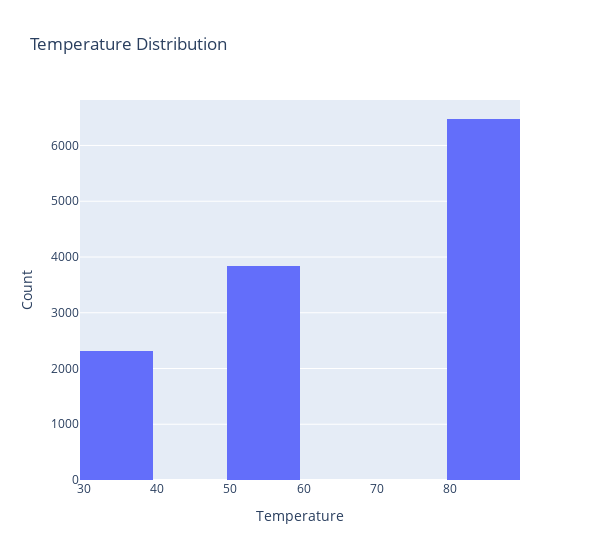

Write notebook code for a chart like this one.
### Markdown cell above
6. Use a histogram to visualize the temperature column.

### Code cell
fig = px.histogram(new_data, x='temperature', nbins=10, title='Temperature Distribution')
fig.update_layout(
    xaxis_title='Temperature',
    yaxis_title='Count',
    width = 600
)
fig.show()

### Figure 1 — Plotly figure (JSON) as saved in the notebook; plotly's stock layout.template omitted (floating-point values rounded to 4 significant figures; data arrays with more than 128 entries replaced by an {"elided": "..."} marker saying what was removed)
{"data": [{"bingroup": "x", "hovertemplate": "temperature=%{x}<br>count=%{y}<extra></extra>", "legendgroup": "", "marker": {"color": "#636efa", "pattern": {"shape": ""}}, "name": "", "nbinsx": 10, "orientation": "v", "showlegend": false, "type": "histogram", "x": {"elided": "12610 int values"}, "xaxis": "x", "yaxis": "y"}], "layout": {"barmode": "relative", "legend": {"tracegroupgap": 0}, "title": {"text": "Temperature Distribution"}, "width": 600, "xaxis": {"anchor": "y", "domain": [0, 1], "title": {"text": "Temperature"}}, "yaxis": {"anchor": "x", "domain": [0, 1], "title": {"text": "Count"}}}}
